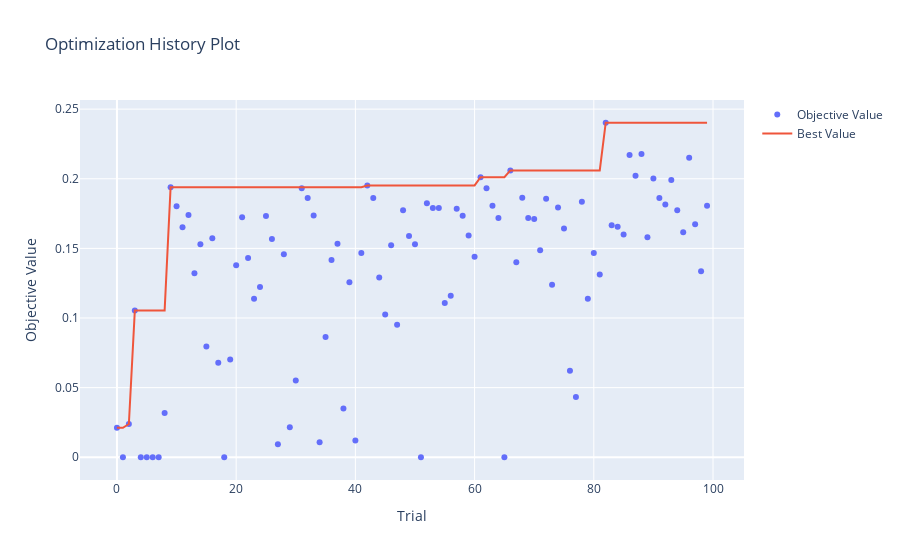

Notebook code cell kept with this figure:
### Code cell
optuna.visualization.plot_optimization_history(**{"study": study})
